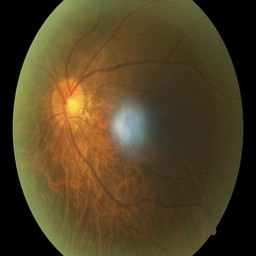
#> input picture new_images/img/11_left.jpeg, 256 x 256 px, found by its file name
$ python Mirror_Images.py
#> lines starting #> are read from the running program, lines starting #| are printed output that depends on the picture
from PIL import Image


def flip_image(image_path, saved_location):
    """
    Flip or mirror the image

    @param image_path: The path to the image to edit
    @param saved_location: Path to save the cropped image
    """
    image_obj = Image.open(image_path)
#> image_obj is the input picture: PIL image 256x256 RGB; mean R, G, B 80.5, 65.5, 36.5
    rotated_image = image_obj.transpose(Image.FLIP_LEFT_RIGHT)
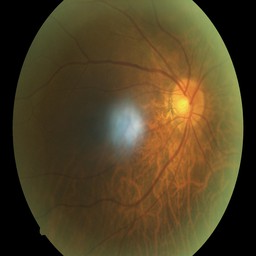
#> rotated_image: PIL image 256x256 RGB; mean R, G, B 80.5, 65.5, 36.5
    rotated_image.save(saved_location)
    #rotated_image.show()
    print("Succeeded Mirroring Image %s " % image_path)

if __name__ == '__main__':
    image = 'H:/xampp/htdocs/DiabeticRetinopathy/new_images/img/11_left.jpeg'
    flip_image(image, 'H:/xampp/htdocs/DiabeticRetinopathy/MirrorImages/11_m_left.jpeg')

$ run again, with new_images/img/101_left.jpeg copied over new_images/img/11_left.jpeg
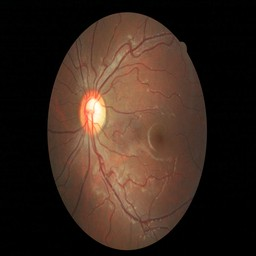
#> input picture new_images/img/101_left.jpeg, 256 x 256 px, found by its file name
#> in flip_image, image_obj is the input picture: PIL image 256x256 RGB; mean R, G, B 56.4, 38.9, 29.3
#> in flip_image, `rotated_image = image_obj.transpose(Image.FLIP_LEFT_RIGHT)`:
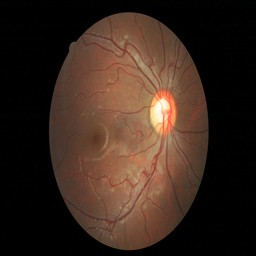
#> rotated_image: PIL image 256x256 RGB; mean R, G, B 56.4, 38.9, 29.3

$ run again, with new_images/img/103_left.jpeg copied over new_images/img/11_left.jpeg
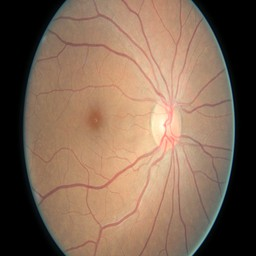
#> input picture new_images/img/103_left.jpeg, 256 x 256 px, found by its file name
#> in flip_image, image_obj is the input picture: PIL image 256x256 RGB; mean R, G, B 128.7, 103.2, 84.4
#> in flip_image, `rotated_image = image_obj.transpose(Image.FLIP_LEFT_RIGHT)`:
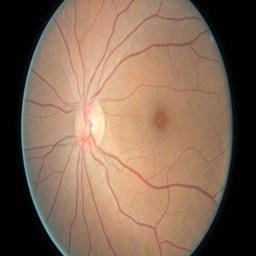
#> rotated_image: PIL image 256x256 RGB; mean R, G, B 128.7, 103.2, 84.4

$ run again, with new_images/img/105_left.jpeg copied over new_images/img/11_left.jpeg
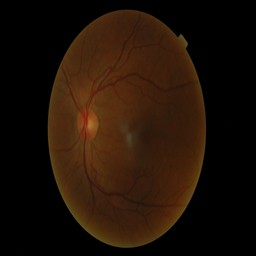
#> input picture new_images/img/105_left.jpeg, 256 x 256 px, found by its file name
#> in flip_image, image_obj is the input picture: PIL image 256x256 RGB; mean R, G, B 32.1, 17.6, 7
#> in flip_image, `rotated_image = image_obj.transpose(Image.FLIP_LEFT_RIGHT)`:
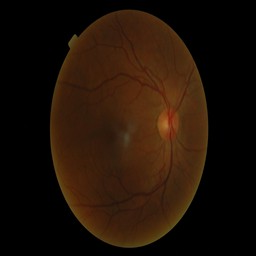
#> rotated_image: PIL image 256x256 RGB; mean R, G, B 32.1, 17.6, 7
